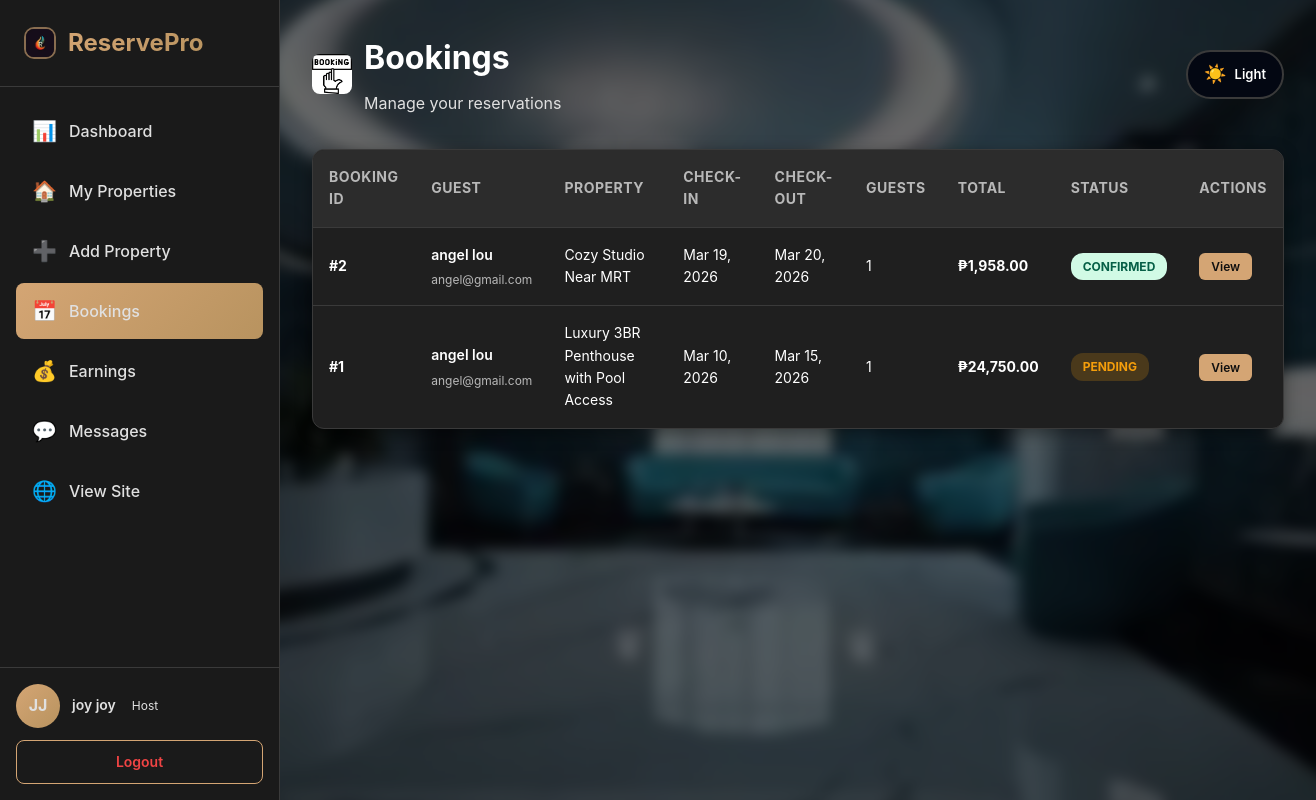
/host/bookings.php (signed in), run on the app's committed database.
### tables this page shows
CREATE TABLE `users` (
  `id` int(11) NOT NULL,
  `first_name` varchar(50) NOT NULL,
  `last_name` varchar(50) NOT NULL,
  `date_of_birth` date DEFAULT NULL,
  `email` varchar(100) NOT NULL,
  `password` varchar(255) NOT NULL,
  `created_at` timestamp NOT NULL DEFAULT current_timestamp(),
  `role` enum('guest','host','admin') DEFAULT 'guest',
  `email_verified` tinyint(1) NOT NULL DEFAULT 0,
  `verification_token` varchar(100) DEFAULT NULL,
  `host_verified` tinyint(1) NOT NULL DEFAULT 0,
  `host_verification_status` enum('none','under review','approved','rejected') NOT NULL DEFAULT 'none'
);

CREATE TABLE `bookings` (
  `id` int(11) NOT NULL,
  `property_id` int(11) NOT NULL,
  `guest_id` int(11) NOT NULL,
  `check_in` date NOT NULL,
  `check_out` date NOT NULL,
  `guests` int(11) NOT NULL,
  `total_price` decimal(10,2) NOT NULL,
  `status` enum('pending','confirmed','cancelled','completed') DEFAULT 'pending',
  `booking_date` timestamp NOT NULL DEFAULT current_timestamp()
);

CREATE TABLE `properties` (
  `id` int(11) NOT NULL,
  `host_id` int(11) NOT NULL,
  `title` varchar(255) NOT NULL,
  `description` text NOT NULL,
  `property_type` enum('house','apartment','condo','villa','hotel') NOT NULL,
  `address` text NOT NULL,
  `city` varchar(100) NOT NULL,
  `country` varchar(100) NOT NULL,
  `price_per_night` decimal(10,2) NOT NULL,
  `max_guests` int(11) NOT NULL,
  `bedrooms` int(11) NOT NULL,
  `bathrooms` int(11) NOT NULL,
  `latitude` decimal(10,8) DEFAULT NULL,
  `longitude` decimal(11,8) DEFAULT NULL,
  `auto_accept_bookings` tinyint(1) NOT NULL DEFAULT 0,
  `average_rating` decimal(3,2) DEFAULT NULL,
  `review_count` int(11) NOT NULL DEFAULT 0,
  `status` enum('pending','approved','rejected','suspended','out_of_order') DEFAULT 'pending',
  `admin_notes` text DEFAULT NULL,
  `created_at` timestamp NOT NULL DEFAULT current_timestamp(),
  `updated_at` timestamp NOT NULL DEFAULT current_timestamp() ON UPDATE current_timestamp()
);

### config/session.php (called while the page is built, shortened)
<?php
function getCurrentUser() {
    $conn = getDBConnection();
    $user_id = $_SESSION['user_id'];
    $stmt = $conn->prepare("SELECT id, first_name, last_name, email, role, IFNULL(host_verified, 0) AS host_verified FROM users WHERE id = ?");
    $stmt->bind_param("i", $user_id);
    $stmt->execute();
    $result = $stmt->get_result();
    $user = $result->fetch_assoc();
    return $user;
}
?>

### host/bookings.php (the view, shortened to what this page needs)
<?php
require_once __DIR__ . '/../config/session.php';
$user = getCurrentUser();
$conn = getDBConnection();
$stmt = $conn->prepare("
    SELECT b.*, p.title as property_title, u.first_name, u.last_name, u.email
    FROM bookings b
    JOIN properties p ON b.property_id = p.id
    JOIN users u ON b.guest_id = u.id
    WHERE p.host_id = ?
    ORDER BY b.booking_date DESC
");
$stmt->bind_param("i", $user['id']);
$stmt->execute();
$bookings = $stmt->get_result()->fetch_all(MYSQLI_ASSOC);
?>
<!DOCTYPE html>
<html lang="en">
<head>
    <link rel="stylesheet" href="../assets/css/style.css?v=11.0">
    <link rel="stylesheet" href="../assets/css/host-dashboard.css?v=11.0">
    <link rel="stylesheet" href="../assets/css/theme-toggle.css?v=11.0">
</head>
<body class="dashboard-page">
    <div class="host-layout">
        <aside class="host-sidebar">
            <div class="sidebar-header">
                <a href="../home.php" class="sidebar-brand">
                    <?php require __DIR__ . '/../includes/brand-icon-svg.php'; ?>
                    <span>ReservePro</span>
                </a>
            </div>
            <nav class="sidebar-nav">
                <a href="dashboard.php" class="nav-item">
                    <span class="nav-icon">📊</span>
                    <span>Dashboard</span>
                </a>
                <a href="properties.php" class="nav-item">
                    <span class="nav-icon">🏠</span>
                    <span>My Properties</span>
                </a>
                <a href="add-property.php" class="nav-item">
                    <span class="nav-icon">➕</span>
                    <span>Add Property</span>
                </a>
                <a href="bookings.php" class="nav-item active">
                    <span class="nav-icon">📅</span>
                    <span>Bookings</span>
                </a>
                <a href="earnings.php" class="nav-item">
                    <span class="nav-icon">💰</span>
                    <span>Earnings</span>
                </a>
                <a href="messages.php" class="nav-item">
                    <span class="nav-icon">💬</span>
                    <span>Messages</span>
                </a>
                <a href="../home.php" class="nav-item">
                    <span class="nav-icon">🌐</span>
                    <span>View Site</span>
                </a>
            </nav>
            <div class="sidebar-footer">
                <div class="user-profile">
                    <div class="user-avatar">
                        <?php echo strtoupper(substr($user['first_name'], 0, 1) . substr($user['last_name'], 0, 1)); ?>
                    </div>
                    <div class="user-info">
                        <div class="user-name"><?php echo htmlspecialchars($user['first_name'] . ' ' . $user['last_name']); ?></div>
                        <div class="user-role">Host</div>
                    </div>
                </div>
                <a href="../logout.php" class="btn-logout">Logout</a>
            </div>
        </aside>
        <main class="host-main">
            <div class="host-header" style="display: flex; justify-content: space-between; align-items: center;">
                <div style="display:flex; align-items:center; gap:12px;">
                    <img src="../background%20image/u.webp" alt="Bookings icon" style="width:40px; height:40px; border-radius:8px; object-fit:cover;">
                    <div>
                        <h1>Bookings</h1>
                        <p class="subtitle">Manage your reservations</p>
                    </div>
                </div>
                <div class="theme-toggle">
                    <span class="theme-toggle-icon">☀️</span>
                    <span class="theme-toggle-text">Light</span>
                </div>
            </div>
            <?php if (empty($bookings)): ?>
                <div class="empty-state">
                    <span class="empty-icon">
                        <img src="../background%20image/u.webp" alt="No bookings icon" style="width:56px; height:56px; border-radius:12px; object-fit:cover;">
                    </span>
                    <h3>No bookings yet</h3>
                    <p>Your bookings will appear here once guests make reservations</p>
                </div>
            <?php else: ?>
                <div class="bookings-table">
                    <table>
                        <thead>
                            <tr>
                                <th>Booking ID</th>
                                <th>Guest</th>
                                <th>Property</th>
                                <th>Check-in</th>
                                <th>Check-out</th>
                                <th>Guests</th>
                                <th>Total</th>
                                <th>Status</th>
                                <th>Actions</th>
                            </tr>
                        </thead>
                        <tbody>
                            <?php foreach ($bookings as $booking): ?>
                            <tr>
                                <td><strong>#<?php echo $booking['id']; ?></strong></td>
                                <td>
                                    <div class="guest-info">
                                        <strong><?php echo htmlspecialchars($booking['first_name'] . ' ' . $booking['last_name']); ?></strong>
                                        <small><?php echo htmlspecialchars($booking['email']); ?></small>
                                    </div>
                                </td>
                                <td><?php echo htmlspecialchars($booking['property_title']); ?></td>
                                <td><?php echo date('M d, Y', strtotime($booking['check_in'])); ?></td>
                                <td><?php echo date('M d, Y', strtotime($booking['check_out'])); ?></td>
                                <td><?php echo $booking['guests']; ?></td>
                                <td><strong>₱<?php echo number_format($booking['total_price'], 2); ?></strong></td>
                                <td><span class="badge badge-<?php echo $booking['status']; ?>"><?php echo ucfirst($booking['status']); ?></span></td>
                                <td>
                                    <a href="view-booking.php?id=<?php echo (int)$booking['id']; ?>" class="btn-edit" style="padding: 6px 12px; font-size: 12px;">View</a>
                                </td>
                            </tr>
                            <?php endforeach; ?>
                        </tbody>
                    </table>
                </div>
            <?php endif; ?>
        </main>
    </div>
</body>
</html>

### assets/css/style.css (style rules this page uses)
* { margin: 0; padding: 0; box-sizing: border-box; }
:root { --primary-color: #D4A574; --primary-dark: #B8935F; --primary-light: #E6C89C; --secondary-color: #1A1A1A; --accent-color: #D4A574; --text-dark: #FFFFFF; --text-gray: #B8B8B8; --bg-light: #1F1F1F; --border-color: #3A3A3A; --bg-primary: #020617; --bg-secondary: #030712; --bg-tertiary: #111827; --wood-dark: #111827; --wood-medium: #1F2933; --wood-light: #4B5563; }
body { font-family: -apple-system, BlinkMacSystemFont, 'Segoe UI', 'Inter', Roboto, 'Helvetica Neue', Arial, sans-serif; background: var(--bg-primary); color: #FFFFFF !important; line-height: 1.6; min-height: 100vh; }
.auth-page, .dashboard-page { position: relative; background: transparent; }
.auth-page::before, .dashboard-page::before { content: ''; position: fixed; top: 0; left: 0; width: 100%; height: 100%; background: url('../../background%20image/this.webp') center center / cover no-repeat; filter: blur(6px); transform: scale(1.04); z-index: -2; }
.auth-page::after, .dashboard-page::after { content: ''; position: fixed; top: 0; left: 0; width: 100%; height: 100%; background: rgba(0, 0, 0, 0.6); z-index: -1; }
h1, h2, h3, h4, h5, h6 { color: #FFFFFF !important; }
p, span, div { color: #E0E0E0 !important; }
.user-info { display: flex; align-items: center; gap: 16px; }
.user-avatar { width: 48px; height: 48px; border-radius: 50%; background: linear-gradient(135deg, var(--primary-color), var(--primary-dark)); display: flex; align-items: center; justify-content: center; color: white; font-size: 20px; font-weight: 600; }
.btn-logout { background: transparent; color: var(--primary-color); border: 2px solid var(--primary-color); border-radius: 8px; padding: 10px 20px; font-size: 14px; font-weight: 600; cursor: pointer; text-decoration: none; transition: all 0.2s ease; }

### assets/css/theme-toggle.css (style rules this page uses)
.theme-toggle { display: flex; align-items: center; gap: 8px; padding: 8px 16px; background: var(--bg-secondary); border: 2px solid var(--border-color); border-radius: 50px; cursor: pointer; transition: all 0.3s ease; margin-left: 16px; }
.theme-toggle-icon { font-size: 18px; transition: transform 0.3s ease; }
.theme-toggle-text { font-size: 13px; font-weight: 600; color: var(--text-dark) !important; user-select: none; }
body.auth-page, body.auth-page.light-mode, body.dashboard-page, body.dashboard-page.light-mode { background: transparent !important; }
.dashboard-page .host-main, .dashboard-page .main-content { background: transparent !important; }
body, .navbar, .service-card, .experience-card, .feature-card, .info-card, .faq-item, .contact-form-wrapper, .filters-sidebar, .search-box, input, select, textarea, .hero, .about-hero, .contact-hero, .experiences-hero { transition: background 0.3s ease, color 0.3s ease, border-color 0.3s ease, box-shadow 0.3s ease !important; }

### data on the page
users: first_name+last_name "JJ", first_name+last_name "joy joy"
bookings: id "2", guest.last_name "angel lou", guest.email "angel@gmail.com", property.title "Cozy Studio Near MRT", check_in "Mar 19, 2026", check_out "Mar 20, 2026", guests "1", total_price "1,958.00", status "CONFIRMED"
bookings: id "1", guest.last_name "angel lou", guest.email "angel@gmail.com", property.title "Luxury 3BR Penthouse with Pool Access", check_in "Mar 10, 2026", check_out "Mar 15, 2026", guests "1", total_price "24,750.00", status "PENDING"
